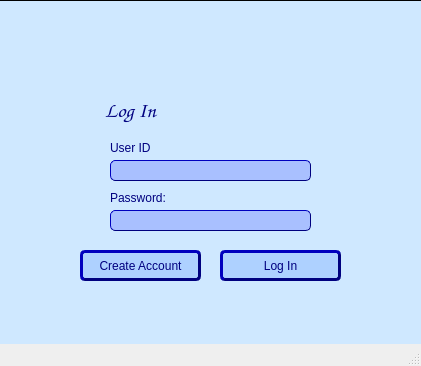
<?xml version="1.0" encoding="UTF-8"?>
<ui version="4.0">
 <class>MainWindow</class>
 <widget class="QMainWindow" name="MainWindow">
  <property name="geometry">
   <rect>
    <x>0</x>
    <y>0</y>
    <width>421</width>
    <height>366</height>
   </rect>
  </property>
  <property name="windowTitle">
   <string>MainWindow</string>
  </property>
  <widget class="QWidget" name="centralwidget">
   <widget class="QLineEdit" name="userId">
    <property name="geometry">
     <rect>
      <x>110</x>
      <y>160</y>
      <width>201</width>
      <height>21</height>
     </rect>
    </property>
    <property name="autoFillBackground">
     <bool>false</bool>
    </property>
    <property name="styleSheet">
     <string notr="true">background-color: rgb(169, 192, 255);
border-style: outset;
border-width: 1px;
border-radius: 5px;
border-color: #00007f;</string>
    </property>
    <property name="inputMask">
     <string/>
    </property>
    <property name="text">
     <string/>
    </property>
   </widget>
   <widget class="QLineEdit" name="password">
    <property name="geometry">
     <rect>
      <x>110</x>
      <y>210</y>
      <width>201</width>
      <height>21</height>
     </rect>
    </property>
    <property name="styleSheet">
     <string notr="true">background-color: rgb(169, 192, 255);
border-style: outset;
border-width: 1px;
border-radius: 5px;
border-color: #00007f;</string>
    </property>
    <property name="inputMask">
     <string/>
    </property>
    <property name="text">
     <string/>
    </property>
   </widget>
   <widget class="QPushButton" name="createAccount">
    <property name="geometry">
     <rect>
      <x>80</x>
      <y>250</y>
      <width>121</width>
      <height>31</height>
     </rect>
    </property>
    <property name="styleSheet">
     <string notr="true">background-color: rgb(174, 209, 255);
font: 10pt &quot;Comic Sans MS&quot;;
color: #00007f;
border-style: outset;
border-width: 3px;
border-radius: 5px;
border-color: #00007f;
</string>
    </property>
    <property name="text">
     <string>Create Account</string>
    </property>
   </widget>
   <widget class="QPushButton" name="logInButton">
    <property name="geometry">
     <rect>
      <x>220</x>
      <y>250</y>
      <width>121</width>
      <height>31</height>
     </rect>
    </property>
    <property name="styleSheet">
     <string notr="true">background-color: rgb(174, 209, 255);
font: 10pt &quot;Comic Sans MS&quot;;
color: #00007f;
border-style: outset;
border-width: 3px;
border-radius: 5px;
border-color: #00007f;
</string>
    </property>
    <property name="text">
     <string>Log In</string>
    </property>
   </widget>
   <widget class="QLabel" name="label_2">
    <property name="geometry">
     <rect>
      <x>110</x>
      <y>140</y>
      <width>55</width>
      <height>16</height>
     </rect>
    </property>
    <property name="styleSheet">
     <string notr="true">font: 10pt &quot;Comic Sans MS&quot;;</string>
    </property>
    <property name="text">
     <string>&lt;html&gt;&lt;head/&gt;&lt;body&gt;&lt;p&gt;&lt;span style=&quot; color:#00007f;&quot;&gt;User ID&lt;/span&gt;&lt;/p&gt;&lt;/body&gt;&lt;/html&gt;</string>
    </property>
   </widget>
   <widget class="QLabel" name="label_3">
    <property name="geometry">
     <rect>
      <x>110</x>
      <y>190</y>
      <width>71</width>
      <height>16</height>
     </rect>
    </property>
    <property name="styleSheet">
     <string notr="true">font: 10pt &quot;Comic Sans MS&quot;;</string>
    </property>
    <property name="text">
     <string>&lt;html&gt;&lt;head/&gt;&lt;body&gt;&lt;p&gt;&lt;span style=&quot; color:#00007f;&quot;&gt;Password:&lt;/span&gt;&lt;/p&gt;&lt;/body&gt;&lt;/html&gt;</string>
    </property>
   </widget>
   <widget class="QLabel" name="label_4">
    <property name="geometry">
     <rect>
      <x>-30</x>
      <y>0</y>
      <width>481</width>
      <height>371</height>
     </rect>
    </property>
    <property name="autoFillBackground">
     <bool>false</bool>
    </property>
    <property name="styleSheet">
     <string notr="true">

background-color: rgb(207, 232, 255);
</string>
    </property>
    <property name="frameShape">
     <enum>QFrame::Panel</enum>
    </property>
    <property name="text">
     <string/>
    </property>
   </widget>
   <widget class="QLabel" name="label_12">
    <property name="geometry">
     <rect>
      <x>30</x>
      <y>90</y>
      <width>201</width>
      <height>41</height>
     </rect>
    </property>
    <property name="font">
     <font>
      <family>Comic Sans MS</family>
      <pointsize>16</pointsize>
     </font>
    </property>
    <property name="styleSheet">
     <string notr="true"/>
    </property>
    <property name="text">
     <string>&lt;html&gt;&lt;head/&gt;&lt;body&gt;&lt;p&gt;&lt;span style=&quot; color:#00007f;&quot;&gt;Log In&lt;/span&gt;&lt;/p&gt;&lt;/body&gt;&lt;/html&gt;</string>
    </property>
    <property name="alignment">
     <set>Qt::AlignCenter</set>
    </property>
   </widget>
   <widget class="QLabel" name="label">
    <property name="geometry">
     <rect>
      <x>190</x>
      <y>40</y>
      <width>71</width>
      <height>61</height>
     </rect>
    </property>
    <property name="text">
     <string/>
    </property>
    <property name="pixmap">
     <pixmap>login.png</pixmap>
    </property>
   </widget>
   <zorder>label_4</zorder>
   <zorder>userId</zorder>
   <zorder>password</zorder>
   <zorder>createAccount</zorder>
   <zorder>logInButton</zorder>
   <zorder>label_2</zorder>
   <zorder>label_3</zorder>
   <zorder>label_12</zorder>
   <zorder>label</zorder>
  </widget>
  <widget class="QMenuBar" name="menubar">
   <property name="geometry">
    <rect>
     <x>0</x>
     <y>0</y>
     <width>421</width>
     <height>26</height>
    </rect>
   </property>
  </widget>
  <widget class="QStatusBar" name="statusbar"/>
 </widget>
 <resources/>
 <connections/>
</ui>
